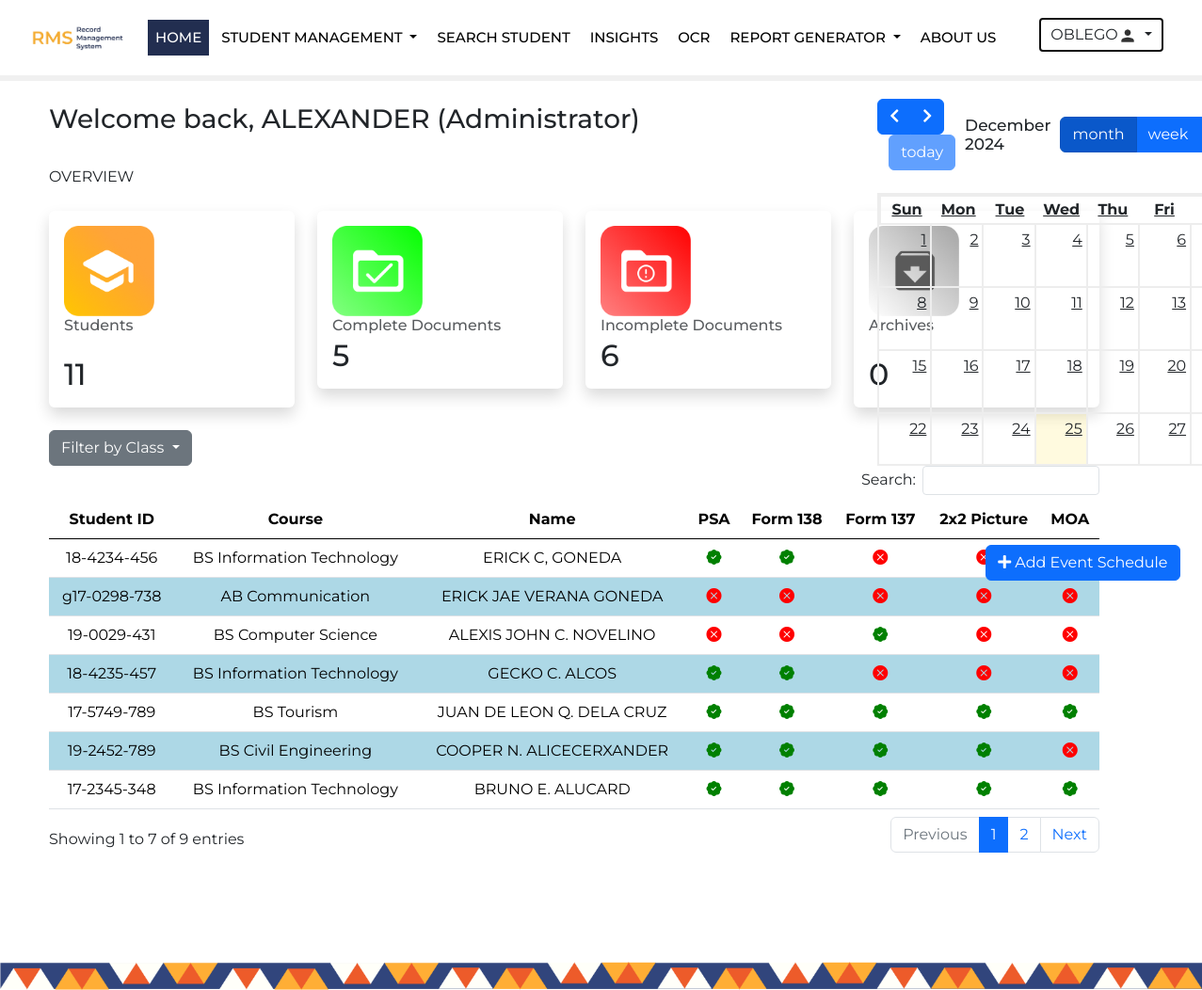
The page /homepage.php (signed in) on the database its author committed.
### tables this page shows
CREATE TABLE `collegestud` (
  `ID` int(255) NOT NULL,
  `userid` int(255) NOT NULL,
  `Stud_ID` varchar(255) NOT NULL,
  `Lastname` varchar(255) DEFAULT NULL,
  `Firstname` varchar(255) DEFAULT NULL,
  `Middlename` varchar(255) DEFAULT NULL,
  `Extensionname` varchar(255) DEFAULT NULL,
  `Gender` varchar(255) DEFAULT NULL,
  `Perm_Address` varchar(255) DEFAULT NULL,
  `Nationality` varchar(255) DEFAULT NULL,
  `DoB` varchar(255) DEFAULT NULL,
  `PoB` varchar(255) DEFAULT NULL,
  `ContactNumber` varchar(255) DEFAULT NULL,
  `Course` varchar(255) DEFAULT NULL,
  `Email` varchar(255) DEFAULT NULL,
  `PSA` varchar(255) DEFAULT NULL,
  `Form138` varchar(255) DEFAULT NULL,
  `Form137` varchar(255) DEFAULT NULL,
  `Picture` varchar(255) DEFAULT NULL,
  `MOA` varchar(255) DEFAULT NULL,
  `Status` int(1) DEFAULT NULL,
  `Year` int(255) DEFAULT NULL,
  `user_date` timestamp(6) NOT NULL DEFAULT current_timestamp(6) ON UPDATE current_timestamp(6),
  `am_pm` varchar(255) DEFAULT NULL
);

### homepage.php (the view, shortened to what this page needs)
<?php
include_once 'connection.php';
?>
<!DOCTYPE html>
<html lang="en">
<head>
	<link href="https://cdn.jsdelivr.net/npm/bootstrap@5.1.0/dist/css/bootstrap.min.css" rel="stylesheet">
	<link href="https://cdnjs.cloudflare.com/ajax/libs/animate.css/3.7.2/animate.min.css" rel="stylesheet">
	<link rel="stylesheet" href="https://cdn.datatables.net/1.13.1/css/dataTables.bootstrap4.min.css">
	<link rel="stylesheet" href="https://cdn.jsdelivr.net/npm/bootstrap-icons@1.5.0/font/bootstrap-icons.css">
	<link href="/Capstone/css/homepagedefault.css" rel="stylesheet">
  <link href="https://unpkg.com/aos@2.3.1/dist/aos.css" rel="stylesheet">
	<link rel="stylesheet" href="https://pro.fontawesome.com/releases/v5.10.0/css/all.css"/>
    <link rel="stylesheet" href="./css/bootstrap.min.css">
    <link rel="stylesheet" href="./fullcalendar/lib/main.min.css">
    <link href="/Capstone/css/homepagedefault.css" rel="stylesheet">
</head>
<body>
<?php
include ('header.php');
?>
<br>
<div class="container"  style="margin-left: 40px;">
	<h3 data-aos="fade-up" >Welcome back, <?php echo $_SESSION['Fname']?><?php
                    if(isset($_SESSION['loginadmin']) && $_SESSION['loginadmin'] == true) {
                        echo ' <span>(Administrator)</span>';
                    }
                    else {
                      echo ' <span>(Employee)</span>';
                    }
                    ?></h3>
	<br>
<div class="text-uppercase" data-aos="fade-up" data-aos-delay="400">Overview</div>
<br>
<div class="row g-6 mb-6" data-aos="fade-up" data-aos-delay="400">
	<div class="col-xl-3 col-sm-6 col-12">
						<div class="card shadow border-0">
							<div class="card-body">
								<div class="row">
									<img src="/Capstone/img/student.PNG" style="width: 120px; margin-right: 50px;"alt="">
									<div class="col">
										<span class="h6 font-bold text-muted d-block mb-4">Students</span>
										<span class="h2 font-bold"><?php
										$query = "SELECT SUM(total) as counts FROM (
                      SELECT COUNT(*) as total FROM collegestud WHERE Status = 1
                      UNION ALL
                      SELECT COUNT(*) as total FROM shsstud WHERE Status = 1
                  ) as counts";
                      $result = $conn->query($query);
                      $row = $result->fetch_assoc();
                      echo "" . $row['counts'];
                  ?>
										</span>
									</div>
								</div>
							</div>
						</div>
					</div>
                    <div class="col-xl-3 col-sm-6 col-12">
                        <div class="card shadow border-0">
                            <div class="card-body">
                                <div class="row">
									<img src="/Capstone/img/Complete Documents.PNG" style="width: 120px; margin-right: 50px;"alt="">
                                    <div class="col">
                                        <span class="h6 font-bold text-muted d-block mb-1">Complete Documents</span>
                                        <span class="h2 font-bold">
                    <?php
											$query = "SELECT SUM(total) as total_count FROM (
                        SELECT COUNT(*) as total FROM collegestud
                        WHERE (PSA IS NOT NULL) AND (Form137 IS NOT NULL) AND (Picture IS NOT NULL)
                        AND (LENGTH(PSA) > 0) AND (LENGTH(Form137) > 0) AND (LENGTH(Picture) > 0) AND (Status = 1)
                        UNION ALL
                        SELECT COUNT(*) as total FROM shsstud
                        WHERE (PSA IS NOT NULL) AND (Form137 IS NOT NULL) AND (Picture IS NOT NULL)
                        AND (LENGTH(PSA) > 0) AND (LENGTH(Form137) > 0) AND (LENGTH(Picture) > 0) AND (Status = 1)
                    ) as counts";
            $result = $conn->query($query);
            $row = $result->fetch_assoc();
            echo "" . $row['total_count'];
?>
                                    </div>
                                </div>
                            </div>
                        </div>
                    </div>
                    <div class="col-xl-3 col-sm-6 col-12">
                        <div class="card shadow border-0">
                            <div class="card-body">
                                <div class="row">
									<img src="/Capstone/img/Incomplete Documents.PNG" style="width: 120px; margin-right: 50px;"alt="">
                                    <div class="col">
                                        <span class="h6 font-bold text-muted d-block mb-1">Incomplete Documents</span>
                                        <span class="h2 font-bold">
                      <?php
											$query = "SELECT COUNT(*) as total FROM (
                        SELECT * FROM collegestud
                        WHERE (PSA IS NULL OR Form137 IS NULL OR Picture IS NULL OR LENGTH(PSA) = 0 OR LENGTH(Form137) = 0 OR LENGTH(Picture) = 0)
                            AND Status = 1
                        UNION ALL
                        SELECT * FROM shsstud
                        WHERE (PSA IS NULL OR Form137 IS NULL OR Picture IS NULL OR LENGTH(PSA) = 0 OR LENGTH(Form137) = 0 OR LENGTH(Picture) = 0)
                            AND Status = 1
                    ) as counts;";
											$result = $conn->query($query);
											$row = $result->fetch_assoc();
											echo "" . $row['total'];
											?></span>
                                    </div>
                                </div>
                            </div>
                        </div>
                    </div>
					<div class="col-xl-3 col-sm-6 col-12">
						<div class="card shadow border-0">
							<div class="card-body">
								<div class="row">
									<img src="/Capstone/img/Group 79.PNG" style="width: 120px; margin-right: 50px;"alt="">
									<div class="col">
										<span class="h6 font-bold text-muted d-block mb-4">Archives</span>
										<span class="h2 font-bold"><?php
											$query = "SELECT COUNT(*) as total FROM collegestud WHERE Status = 0";
											$result = $conn->query($query);
											$row = $result->fetch_assoc();
											echo "" . $row['total'];
											?></span>
									</div>
								</div>
							</div>
						</div>
					</div>
                </div>
				<br>
        <div data-aos="fade-up" data-aos-delay="700">
        <div class="dropdown">
    <button class="btn btn-secondary dropdown-toggle" type="button" id="type-dropdown" data-toggle="dropdown" aria-haspopup="true" aria-expanded="false">
        Filter by Class
    </button>
</div>
				<?php
					$result = mysqli_query($conn,"SELECT * FROM collegestud WHERE Status = '1' ORDER BY ID DESC");
					?>
				<?php
				if (mysqli_num_rows($result) > 0) {
				?>
				<table id="alexx1" class="table table-hover" data-empty="No data is available" style="width:100%" >
					<thead>
						<tr>
							<th class="text-center">Student ID</th>
							<th class="text-center">Course</th>
							<th class="text-center">Name</th>
							<th class="text-center">PSA</th>
              <th class="text-center">Form 138</th>
							<th class="text-center">Form 137</th>
							<th class="text-center">2x2 Picture</th>
              <th class="text-center">MOA</th>
						</tr>
					</thead>
					<tbody class="table-striped ">
					<?php
						while($row = mysqli_fetch_array($result)) {
						?>
						<tr>
						<td><?php echo $row["Stud_ID"]; ?></td>
						<td><?php echo $row["Course"]; ?></td>
						<td><?php echo $row["Firstname"] . " " . $row["Middlename"] . " " . $row["Lastname"] . " " . $row["Extensionname"] ?>
						<td>
						<?php
							if($row["PSA"]){
								echo "<i class='bi bi-patch-check-fill' style='color: green';></i>";
							}else{
								echo "<i class='bi bi-x-circle-fill' style='color: red';></i>";
							}
						?>
					</td>
          <td>
						<?php
							if($row["Form138"]){
								echo "<i class='bi bi-patch-check-fill' style='color: green';></i>";
							}else{
								echo "<i class='bi bi-x-circle-fill' style='color: red';></i>";
							}
						?>
					</td>
					<td>
						<?php
							if($row["Form137"]){
								echo "<i class='bi bi-patch-check-fill' style='color: green';></i>";
							}else{
								echo "<i class='bi bi-x-circle-fill' style='color: red';></i>";;
							}
						?>
					</td>
					<td>
						<?php
							if($row["Picture"]){
								echo "<i class='bi bi-patch-check-fill' style='color: green';></i>";
							}else{
								echo "<i class='bi bi-x-circle-fill' style='color: red';></i>";
							}
              ?>
            <td>
						<?php
							if($row["MOA"]){
								echo "<i class='bi bi-patch-check-fill' style='color: green';></i>";
							}else{
								echo "<i class='bi bi-x-circle-fill' style='color: red';></i>";
							}
						}
        }
						?>
					</td>
					</tr>
					</tbody>
				</table>
        </div>
        </div>
    <div class="container py-5" id="page-container" >
        <div class="row">
            <div class="col-md-9">
                <div id="calendar"></div>
            </div>
            <div class="col-md-3">
            <button type="button" class=" btn btn-primary" id="schedbutton" data-toggle="modal" data-target="#scheduleModal">
<i class="fas fa-plus"></i> Add Event Schedule
</button>
                <br>
                <br>
<?php
include ('footer.php');
?>
</body>
</html>

### header.php (shortened to what this page needs)
<nav class="navbar navbar-expand-lg navbar-light bg-white fixed-top">
			<img src="/Capstone/img/nav.png" class="navvy" href="homepage.php">
            <div class="collapse navbar-collapse" id="navbarSupportedContent">
				<ul class="navbar-nav ms-auto mb-2 mb-lg-0">
					<li class="nav-item">
						<a class="nav-link" href="homepage.php" id="homess">Home</a>
					</li>
					<li class="nav-item dropdown">
    <a class="nav-link dropdown-toggle" href="#" id="studsDropdown" role="button" data-toggle="dropdown" aria-haspopup="true" aria-expanded="false">
        Student Management
    </a>
</li>
					<li class="nav-item">
						<a class="nav-link" href="searchstudent.php" id="searchy">Search Student</a>
					</li>
                    <li class="nav-item">
						<a class="nav-link" href="insights.php" id="insights">Insights</a>
					</li>
                    <li class="nav-item">
						<a class="nav-link" href="ocr.php" id="ocr">OCR</a>
					</li>
					<li class="nav-item dropdown">
          <a class="nav-link dropdown-toggle" href="#" id="recordDropdown" role="button" data-toggle="dropdown" aria-haspopup="true" aria-expanded="false">
          Report Generator
        </a>
</li>
					<li class="nav-item">
						<a class="nav-link" href="aboutus.php" id="amongus">About Us</a>
					</li>
                </ul>
            </div>
                    <ul>
					<li class="dropdown" id="imggg">
                        <a class="btn dropdown-toggle" data-toggle="dropdown" href="#"><?php echo $_SESSION['Lname']?><img src="/Capstone/img/Profile Icon.png" alt="" class="imgg"> <span class="caret"></span></a>
                      </li>
                    </ul>
	</nav>

### footer.php (shortened to what this page needs)
<div class="footer "><img src="/Capstone/img/footer.PNG" class="first"></div>

### css/homepagedefault.css (style rules this page uses)
* { font-family: 'Montserrat', sans-serif; padding: 0; margin: 0; box-sizing: border-box; }
.navvy { position: fixed; width: 50%; z-index: -1; cursor: pointer; }
.nav-item { margin-right: 5px; }
#homess { color: white; background-color: #222e50; }
.imgg { width: 20px; }
li { list-style-type: none; }
#imggg { outline: 5px auto -webkit-focus-ring-color !important; outline-offset: -2px; margin-top: 10px; margin-right: 40px; }
.navbar-nav a { font-size: 15px; text-transform: uppercase; font-weight: 500; }
.navbar-light .navbar-nav .nav-link { color: #000; }
.table-striped tr:nth-child(even) td { background-color: lightblue; }
.table td { text-align: center; }

### homepage.php (style rules this page uses)
:root { --bs-success-rgb: 71, 222, 152 !important; }
#calendar { position: absolute; left: 73%; top: 10%; }
#schedbutton { position: absolute; left: 82%; top: 55%; }

### footer.php (style rules this page uses)
.footer { position: fixed; left: 0; bottom: 0; }
.first { height: 30px; width: 100%; }

### rows shown on the page
collegestud: Stud_ID "18-4234-456", Course "BS Information Technology", Firstname "ERICK", Middlename "C,", Lastname "GONEDA"
collegestud: Stud_ID "g17-0298-738", Course "AB Communication", Firstname "ERICK JAE", Middlename "VERANA", Lastname "GONEDA"
collegestud: Stud_ID "19-0029-431", Course "BS Computer Science", Firstname "ALEXIS JOHN", Middlename "C.", Lastname "NOVELINO"
collegestud: Stud_ID "18-4235-457", Course "BS Information Technology", Firstname "GECKO", Middlename "C.", Lastname "ALCOS"
collegestud: Stud_ID "17-5749-789", Course "BS Tourism", Firstname "JUAN DE LEON", Middlename "Q.", Lastname "DELA CRUZ"
collegestud: Stud_ID "19-2452-789", Course "BS Civil Engineering", Firstname "COOPER", Middlename "N.", Lastname "ALICECERXANDER"
collegestud: Stud_ID "17-2345-348", Course "BS Information Technology", Firstname "BRUNO", Middlename "E.", Lastname "ALUCARD"

### other values the page prints
$_SESSION['Lname'] "OBLEGO"
$_SESSION['Fname'] "ALEXANDER"
$row['counts'] "11"
$row['total_count'] "5"
$row['total'] "6"
$row['total'] "0"
